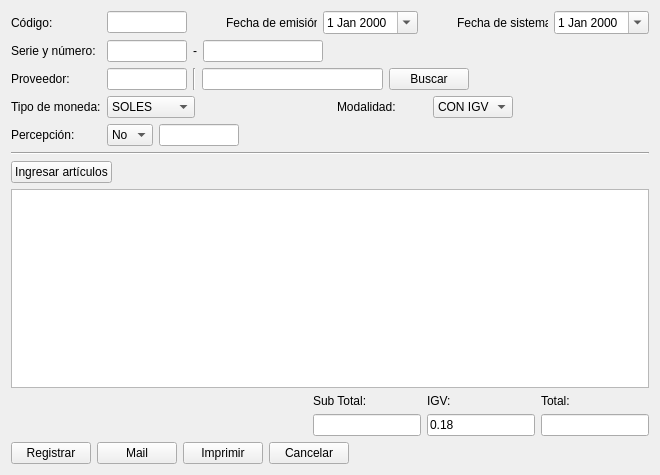
<?xml version="1.0" encoding="UTF-8"?>
<ui version="4.0">
 <class>ui_new_compra_factura</class>
 <widget class="QWidget" name="ui_new_compra_factura">
  <property name="geometry">
   <rect>
    <x>0</x>
    <y>0</y>
    <width>660</width>
    <height>475</height>
   </rect>
  </property>
  <property name="windowTitle">
   <string>Form</string>
  </property>
  <layout class="QGridLayout" name="gridLayout_2">
   <item row="0" column="0">
    <layout class="QVBoxLayout" name="verticalLayout">
     <item>
      <layout class="QHBoxLayout" name="horizontalLayout_8">
       <item>
        <widget class="QLabel" name="label_codigo">
         <property name="minimumSize">
          <size>
           <width>90</width>
           <height>0</height>
          </size>
         </property>
         <property name="text">
          <string>Código:</string>
         </property>
        </widget>
       </item>
       <item>
        <widget class="QLineEdit" name="lineEdit_codigo">
         <property name="minimumSize">
          <size>
           <width>80</width>
           <height>0</height>
          </size>
         </property>
         <property name="maximumSize">
          <size>
           <width>80</width>
           <height>16777215</height>
          </size>
         </property>
         <property name="inputMask">
          <string/>
         </property>
         <property name="readOnly">
          <bool>true</bool>
         </property>
        </widget>
       </item>
       <item>
        <spacer name="horizontalSpacer_2">
         <property name="orientation">
          <enum>Qt::Horizontal</enum>
         </property>
         <property name="sizeHint" stdset="0">
          <size>
           <width>40</width>
           <height>20</height>
          </size>
         </property>
        </spacer>
       </item>
       <item>
        <widget class="QLabel" name="label_fecha_emision">
         <property name="minimumSize">
          <size>
           <width>90</width>
           <height>0</height>
          </size>
         </property>
         <property name="text">
          <string>Fecha de emisión:</string>
         </property>
        </widget>
       </item>
       <item>
        <widget class="QDateEdit" name="dateEdit_emision">
         <property name="calendarPopup">
          <bool>true</bool>
         </property>
        </widget>
       </item>
       <item>
        <spacer name="horizontalSpacer">
         <property name="orientation">
          <enum>Qt::Horizontal</enum>
         </property>
         <property name="sizeHint" stdset="0">
          <size>
           <width>40</width>
           <height>20</height>
          </size>
         </property>
        </spacer>
       </item>
       <item>
        <widget class="QLabel" name="label_fecha_sistema">
         <property name="minimumSize">
          <size>
           <width>90</width>
           <height>0</height>
          </size>
         </property>
         <property name="text">
          <string>Fecha de sistema:</string>
         </property>
        </widget>
       </item>
       <item>
        <widget class="QDateEdit" name="dateEdit_sistema">
         <property name="calendarPopup">
          <bool>true</bool>
         </property>
        </widget>
       </item>
      </layout>
     </item>
     <item>
      <layout class="QHBoxLayout" name="horizontalLayout_7">
       <item>
        <widget class="QLabel" name="label_serie_numero">
         <property name="minimumSize">
          <size>
           <width>90</width>
           <height>0</height>
          </size>
         </property>
         <property name="text">
          <string>Serie y número:</string>
         </property>
        </widget>
       </item>
       <item>
        <widget class="QLineEdit" name="lineEdit_serie">
         <property name="maximumSize">
          <size>
           <width>80</width>
           <height>16777215</height>
          </size>
         </property>
         <property name="inputMask">
          <string/>
         </property>
        </widget>
       </item>
       <item>
        <widget class="QLabel" name="label_menos">
         <property name="text">
          <string>-</string>
         </property>
        </widget>
       </item>
       <item>
        <widget class="QLineEdit" name="lineEdit_numero">
         <property name="maximumSize">
          <size>
           <width>120</width>
           <height>16777215</height>
          </size>
         </property>
         <property name="inputMask">
          <string/>
         </property>
        </widget>
       </item>
       <item>
        <spacer name="horizontalSpacer_3">
         <property name="orientation">
          <enum>Qt::Horizontal</enum>
         </property>
         <property name="sizeHint" stdset="0">
          <size>
           <width>40</width>
           <height>20</height>
          </size>
         </property>
        </spacer>
       </item>
      </layout>
     </item>
     <item>
      <layout class="QHBoxLayout" name="horizontalLayout_6">
       <item>
        <widget class="QLabel" name="label_proveedor">
         <property name="minimumSize">
          <size>
           <width>90</width>
           <height>0</height>
          </size>
         </property>
         <property name="text">
          <string>Proveedor:</string>
         </property>
        </widget>
       </item>
       <item>
        <widget class="QLineEdit" name="lineEdit_codigoProveedor">
         <property name="maximumSize">
          <size>
           <width>80</width>
           <height>16777215</height>
          </size>
         </property>
         <property name="inputMask">
          <string/>
         </property>
         <property name="readOnly">
          <bool>true</bool>
         </property>
        </widget>
       </item>
       <item>
        <widget class="Line" name="line_2">
         <property name="orientation">
          <enum>Qt::Vertical</enum>
         </property>
        </widget>
       </item>
       <item>
        <widget class="QLineEdit" name="lineEdit_nombreProveedor"/>
       </item>
       <item>
        <widget class="QPushButton" name="pushButton_buscarProveedor">
         <property name="text">
          <string>Buscar</string>
         </property>
        </widget>
       </item>
       <item>
        <spacer name="horizontalSpacer_4">
         <property name="orientation">
          <enum>Qt::Horizontal</enum>
         </property>
         <property name="sizeHint" stdset="0">
          <size>
           <width>40</width>
           <height>20</height>
          </size>
         </property>
        </spacer>
       </item>
      </layout>
     </item>
     <item>
      <layout class="QHBoxLayout" name="horizontalLayout_5">
       <item>
        <widget class="QLabel" name="label_moneda">
         <property name="minimumSize">
          <size>
           <width>90</width>
           <height>0</height>
          </size>
         </property>
         <property name="text">
          <string>Tipo de moneda:</string>
         </property>
        </widget>
       </item>
       <item>
        <widget class="QComboBox" name="comboBox_moneda">
         <item>
          <property name="text">
           <string>SOLES</string>
          </property>
         </item>
         <item>
          <property name="text">
           <string>DOLARES</string>
          </property>
         </item>
        </widget>
       </item>
       <item>
        <spacer name="horizontalSpacer_10">
         <property name="orientation">
          <enum>Qt::Horizontal</enum>
         </property>
         <property name="sizeHint" stdset="0">
          <size>
           <width>40</width>
           <height>20</height>
          </size>
         </property>
        </spacer>
       </item>
       <item>
        <widget class="QLabel" name="label_modalidad">
         <property name="minimumSize">
          <size>
           <width>90</width>
           <height>0</height>
          </size>
         </property>
         <property name="text">
          <string>Modalidad:</string>
         </property>
        </widget>
       </item>
       <item>
        <widget class="QComboBox" name="comboBox_modalidad">
         <item>
          <property name="text">
           <string>CON IGV</string>
          </property>
         </item>
         <item>
          <property name="text">
           <string>SIN IGV</string>
          </property>
         </item>
        </widget>
       </item>
       <item>
        <spacer name="horizontalSpacer_5">
         <property name="orientation">
          <enum>Qt::Horizontal</enum>
         </property>
         <property name="sizeHint" stdset="0">
          <size>
           <width>40</width>
           <height>20</height>
          </size>
         </property>
        </spacer>
       </item>
      </layout>
     </item>
     <item>
      <layout class="QHBoxLayout" name="horizontalLayout_4">
       <item>
        <widget class="QLabel" name="label_percepcion">
         <property name="minimumSize">
          <size>
           <width>90</width>
           <height>0</height>
          </size>
         </property>
         <property name="text">
          <string>Percepción:</string>
         </property>
        </widget>
       </item>
       <item>
        <widget class="QComboBox" name="comboBox_percepcion">
         <item>
          <property name="text">
           <string>No</string>
          </property>
         </item>
         <item>
          <property name="text">
           <string>Si</string>
          </property>
         </item>
        </widget>
       </item>
       <item>
        <widget class="QLineEdit" name="lineEdit_numeroPercepcion">
         <property name="maximumSize">
          <size>
           <width>80</width>
           <height>16777215</height>
          </size>
         </property>
         <property name="inputMask">
          <string/>
         </property>
        </widget>
       </item>
       <item>
        <spacer name="horizontalSpacer_6">
         <property name="orientation">
          <enum>Qt::Horizontal</enum>
         </property>
         <property name="sizeHint" stdset="0">
          <size>
           <width>40</width>
           <height>20</height>
          </size>
         </property>
        </spacer>
       </item>
      </layout>
     </item>
     <item>
      <widget class="Line" name="line">
       <property name="orientation">
        <enum>Qt::Horizontal</enum>
       </property>
      </widget>
     </item>
     <item>
      <layout class="QHBoxLayout" name="horizontalLayout_3">
       <item>
        <widget class="QPushButton" name="pushButton_ingresarArticulos">
         <property name="text">
          <string>Ingresar artículos</string>
         </property>
        </widget>
       </item>
       <item>
        <spacer name="horizontalSpacer_7">
         <property name="orientation">
          <enum>Qt::Horizontal</enum>
         </property>
         <property name="sizeHint" stdset="0">
          <size>
           <width>40</width>
           <height>20</height>
          </size>
         </property>
        </spacer>
       </item>
      </layout>
     </item>
     <item>
      <widget class="QTableView" name="tableView_articulos"/>
     </item>
     <item>
      <layout class="QHBoxLayout" name="horizontalLayout_2">
       <item>
        <spacer name="horizontalSpacer_8">
         <property name="orientation">
          <enum>Qt::Horizontal</enum>
         </property>
         <property name="sizeHint" stdset="0">
          <size>
           <width>40</width>
           <height>20</height>
          </size>
         </property>
        </spacer>
       </item>
       <item>
        <layout class="QGridLayout" name="gridLayout">
         <item row="0" column="0">
          <widget class="QLabel" name="label_subtotal">
           <property name="text">
            <string>Sub Total:</string>
           </property>
          </widget>
         </item>
         <item row="0" column="1">
          <widget class="QLabel" name="label_igv">
           <property name="text">
            <string>IGV:</string>
           </property>
          </widget>
         </item>
         <item row="0" column="2">
          <widget class="QLabel" name="label_total">
           <property name="text">
            <string>Total:</string>
           </property>
          </widget>
         </item>
         <item row="1" column="0">
          <widget class="QLineEdit" name="lineEdit_subtotal"/>
         </item>
         <item row="1" column="1">
          <widget class="QLineEdit" name="lineEdit_igv">
           <property name="text">
            <string>0.18</string>
           </property>
          </widget>
         </item>
         <item row="1" column="2">
          <widget class="QLineEdit" name="lineEdit_total"/>
         </item>
        </layout>
       </item>
      </layout>
     </item>
     <item>
      <layout class="QHBoxLayout" name="horizontalLayout">
       <item>
        <widget class="QPushButton" name="pushButton_registrar">
         <property name="text">
          <string>Registrar</string>
         </property>
        </widget>
       </item>
       <item>
        <widget class="QPushButton" name="pushButton_mail">
         <property name="text">
          <string>Mail</string>
         </property>
        </widget>
       </item>
       <item>
        <widget class="QPushButton" name="pushButton_imprimir">
         <property name="text">
          <string>Imprimir</string>
         </property>
        </widget>
       </item>
       <item>
        <widget class="QPushButton" name="pushButton_cancelar">
         <property name="text">
          <string>Cancelar</string>
         </property>
        </widget>
       </item>
       <item>
        <spacer name="horizontalSpacer_9">
         <property name="orientation">
          <enum>Qt::Horizontal</enum>
         </property>
         <property name="sizeHint" stdset="0">
          <size>
           <width>40</width>
           <height>20</height>
          </size>
         </property>
        </spacer>
       </item>
      </layout>
     </item>
    </layout>
   </item>
  </layout>
 </widget>
 <resources/>
 <connections/>
</ui>
